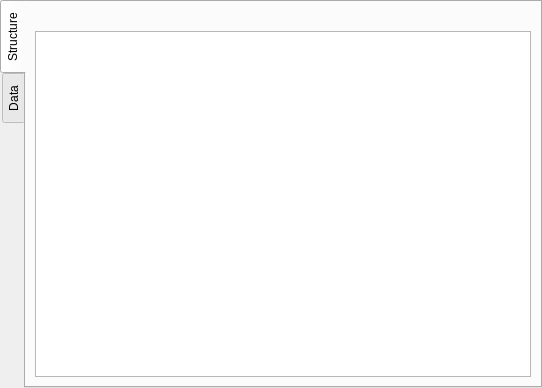
<?xml version="1.0" encoding="UTF-8"?>
<ui version="4.0">
 <class>TableDetailsWidget</class>
 <widget class="QTabWidget" name="TableDetailsWidget">
  <property name="geometry">
   <rect>
    <x>0</x>
    <y>0</y>
    <width>542</width>
    <height>388</height>
   </rect>
  </property>
  <property name="windowTitle">
   <string>TabWidget</string>
  </property>
  <property name="tabPosition">
   <enum>QTabWidget::West</enum>
  </property>
  <property name="currentIndex">
   <number>0</number>
  </property>
  <widget class="QWidget" name="tabStructure">
   <attribute name="icon">
    <iconset resource="icons.qrc">
     <normaloff>:/16/schema.png</normaloff>:/16/schema.png</iconset>
   </attribute>
   <attribute name="title">
    <string>Structure</string>
   </attribute>
   <layout class="QGridLayout" name="gridLayout">
    <item row="1" column="0">
     <widget class="QTableView" name="tableStructure"/>
    </item>
    <item row="0" column="0">
     <widget class="QLabel" name="lblTableInfo">
      <property name="text">
       <string/>
      </property>
     </widget>
    </item>
   </layout>
  </widget>
  <widget class="QWidget" name="tabData">
   <attribute name="icon">
    <iconset resource="icons.qrc">
     <normaloff>:/16/table.png</normaloff>:/16/table.png</iconset>
   </attribute>
   <attribute name="title">
    <string>Data</string>
   </attribute>
   <layout class="QVBoxLayout" name="verticalLayout_3">
    <item>
     <layout class="QHBoxLayout" name="horizontalLayout_2">
      <item>
       <widget class="QPushButton" name="btnRefreshData">
        <property name="text">
         <string>Refresh</string>
        </property>
        <property name="icon">
         <iconset resource="icons.qrc">
          <normaloff>:/16/view-refresh.png</normaloff>:/16/view-refresh.png</iconset>
        </property>
       </widget>
      </item>
      <item>
       <spacer name="horizontalSpacer_2">
        <property name="orientation">
         <enum>Qt::Horizontal</enum>
        </property>
        <property name="sizeHint" stdset="0">
         <size>
          <width>40</width>
          <height>20</height>
         </size>
        </property>
       </spacer>
      </item>
     </layout>
    </item>
    <item>
     <widget class="QTableView" name="tableData">
      <property name="alternatingRowColors">
       <bool>true</bool>
      </property>
      <property name="sortingEnabled">
       <bool>true</bool>
      </property>
      <attribute name="horizontalHeaderCascadingSectionResizes">
       <bool>true</bool>
      </attribute>
      <attribute name="horizontalHeaderShowSortIndicator" stdset="0">
       <bool>true</bool>
      </attribute>
      <attribute name="horizontalHeaderStretchLastSection">
       <bool>true</bool>
      </attribute>
     </widget>
    </item>
    <item>
     <layout class="QHBoxLayout" name="horizontalLayout_3">
      <item>
       <widget class="QLabel" name="lblDataSubmitResult">
        <property name="text">
         <string/>
        </property>
       </widget>
      </item>
      <item>
       <spacer name="horizontalSpacer_3">
        <property name="orientation">
         <enum>Qt::Horizontal</enum>
        </property>
        <property name="sizeHint" stdset="0">
         <size>
          <width>40</width>
          <height>20</height>
         </size>
        </property>
       </spacer>
      </item>
      <item>
       <widget class="QPushButton" name="btnUndo">
        <property name="enabled">
         <bool>false</bool>
        </property>
        <property name="text">
         <string>&amp;Undo</string>
        </property>
        <property name="icon">
         <iconset resource="icons.qrc">
          <normaloff>:/16/edit-undo.png</normaloff>:/16/edit-undo.png</iconset>
        </property>
        <property name="shortcut">
         <string>Ctrl+Z</string>
        </property>
       </widget>
      </item>
      <item>
       <widget class="QPushButton" name="btnApply">
        <property name="enabled">
         <bool>false</bool>
        </property>
        <property name="text">
         <string>&amp;Apply</string>
        </property>
        <property name="icon">
         <iconset resource="icons.qrc">
          <normaloff>:/16/dialog-ok-apply.png</normaloff>:/16/dialog-ok-apply.png</iconset>
        </property>
       </widget>
      </item>
     </layout>
    </item>
   </layout>
  </widget>
 </widget>
 <resources>
  <include location="icons.qrc"/>
 </resources>
 <connections/>
</ui>
